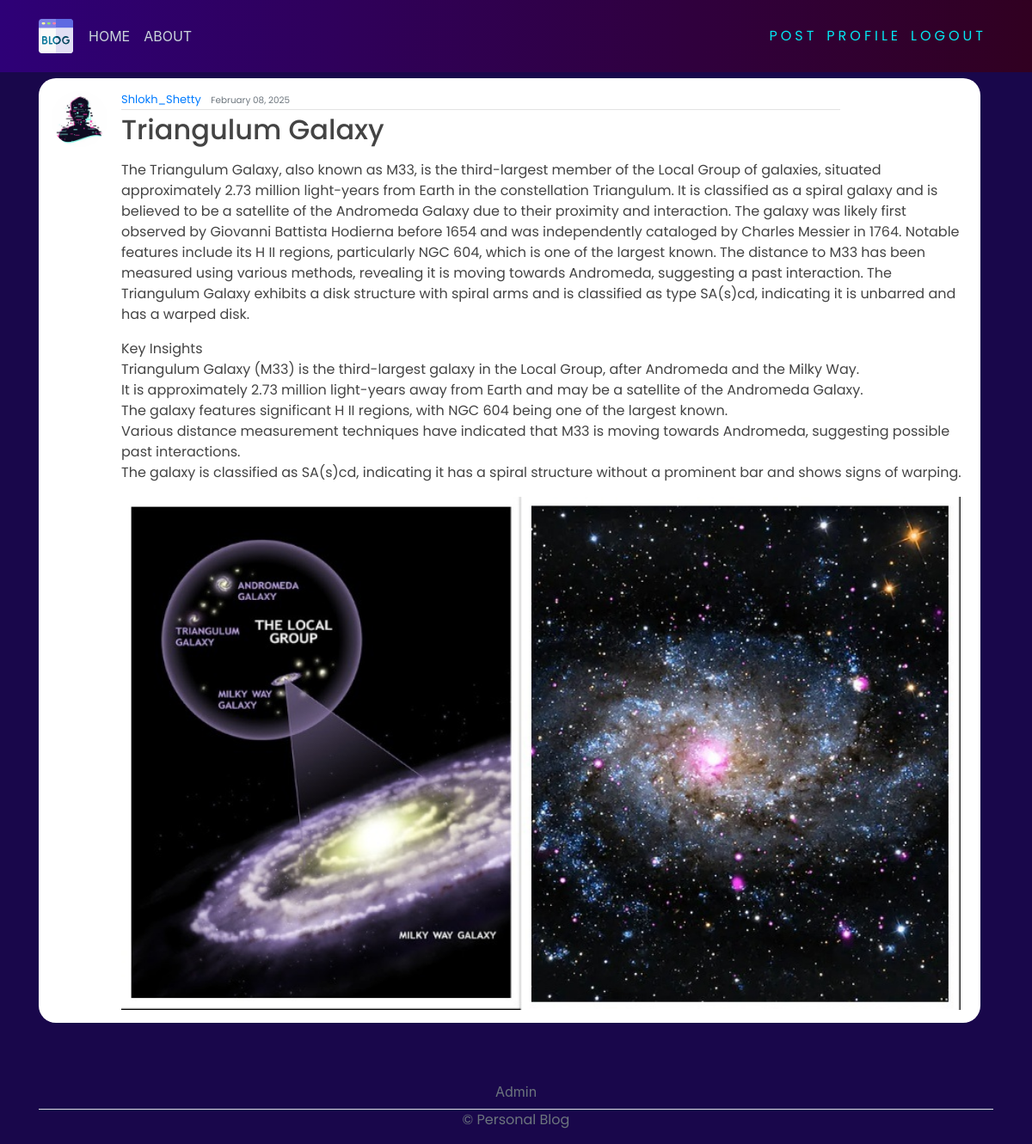
Screenshot of /post/34/ (signed in) with the database file from the repository.
### blog/models.py (models this page shows, shortened)
class Post(models.Model):
    title = models.CharField(max_length=200)
    content = models.TextField()
    date_posted = models.DateTimeField(default=timezone.now)
    last_updated = models.DateTimeField(auto_now=True)
    author = models.ForeignKey(User, on_delete=models.CASCADE)
    image = models.ImageField(upload_to='post_images', blank=True, null=True)

### users/models.py (models this page shows, shortened)
class Profile(models.Model):
    user = models.OneToOneField(User, on_delete=models.CASCADE)
    image = models.ImageField(default='default.jpg', upload_to='profile_pics')

### blog/views.py (the view)
# urls.py: path('post/<int:pk>/', PostDetailView.as_view(), name="blog-detail"),
class PostDetailView(LoginRequiredMixin, DetailView):
    model = Post

### blog/templates/blog/post_detail.html (shortened to what this page needs)
{% extends 'blog/base.html' %}
{% block content %}
<article class="media content-section">
    <img class="rounded-circle article-img" src="{{ object.author.profile.image.url }}" alt="Author Profile Image">
    <div class="media-body">
        <div class="article-metadata">
            <a class="mr-2" href="#">{{ object.author }}</a>
            <small class="text-muted">{{ object.date_posted|date:"F d, Y" }}</small> <br>
        </div>
        <h2><a class="article-title" href="#">{{ object.title }}</a></h2>
        <p class="article-content">{{ object.content|linebreaks }}</p>
        {% if object.image %}
          <div class="text-center">
            <img src="{{ object.image.url }}" class="img-fluid w-100" alt="Post Image">
          </div>
        {% endif %}
    </div>
    <br>
</article>
{% endblock content %}

### blog/static/blog/main.css (style rules this page uses)
body { background-color: rgb(25, 7, 75); margin-top: 5rem; }
h1, h2, h3, h4, h5, h6, p { color: #444444; font-family: 'Poppins', sans-serif; }
.content-section { background: #ffffff; border-radius: 20px; margin-top: 10px; width: 150%; padding: 15px; box-sizing: border-box; overflow-wrap: break-word; word-wrap: break-word; word-break: break-word; overflow: hidden; }
.article-title { color: #444444; }
.article-content { white-space: normal; word-wrap: break-word; overflow-wrap: break-word; justify-content:left; text-align:initial; }
.article-img { height: 65px; width: 65px; margin-right: 16px; }
.article-metadata { font-family: 'Poppins', sans-serif; padding-bottom: 1px; margin-bottom: 4px; font-size: 13px; border-bottom: 1px solid #e3e3e3; width : 85% }

### rows the page displays
Post: author.profile.image (placeholder picture), author "Shlokh_Shetty", date_posted "February 08, 2025", title "Triangulum Galaxy", content "The Triangulum Galaxy, also known as M33, is the third-largest member of the Local Group of galaxies, situated approximately 2.73 million light-years from Earth in the constellation Triangulum. It is classified as a spiral galaxy and is believed to be a satellite of the Andromeda Galaxy due to their proximity and interaction. The galaxy was likely first observed by Giovanni Battista Hodierna before 1654 and was independently cataloged by Charles Messier in 1764. Notable features include its H II regions, particularly NGC 604, which is one of the largest known. The distance to M33 has been measured using various methods, revealing it is moving towards Andromeda, suggesting a past…", image (picture)
